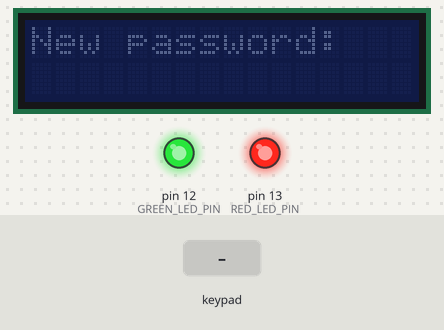
Simulated run of this program. Board: Arduino Uno, built with avr-gcc and run on an emulated ATmega328P. Parts: 16×2 character LCD, output pins drawn as LEDs (lit = HIGH). Wiring (from diagram.json): 4×4 keypad with keys 1 2 3 A 4 5 6 B 7 8 9 C * 0 # D: rows pin 7, pin 6, pin 5, pin 4; columns pin 3, pin 2, pin 1, pin 0; PCF8574 port expander at I2C address 0x27. The test bench sets the inputs (shaded band).

Above: at 0.8 s.
0.9 s: keypad keys 7 6 5 4 # pressed 0.4 s apart
At 3.9 s:
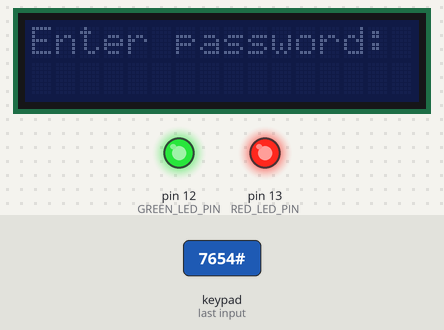
4.4 s: key '#' pressed
At 5.0 s:
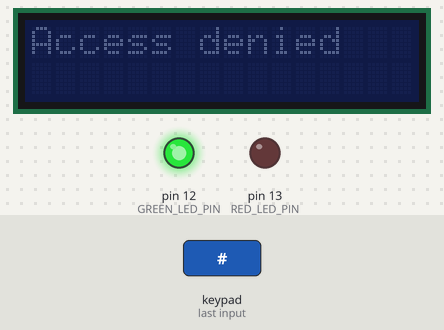
7.4 s: keypad keys 7 6 5 4 * pressed 0.4 s apart
At 9.4 s:
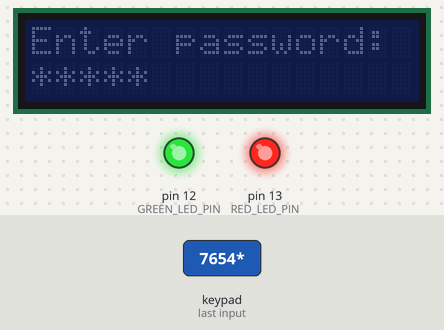
10.9 s: keypad keys 7 6 5 4 A pressed 0.4 s apart
At 13.1 s:
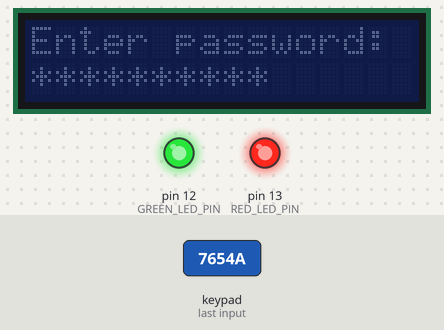
14.4 s: key '1' pressed
At 15.6 s:
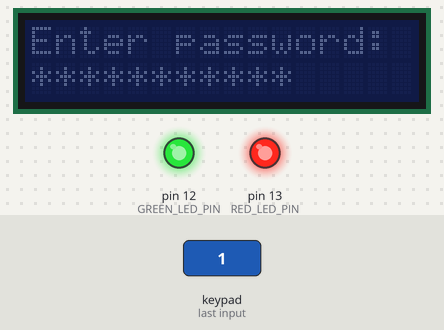
15.9 s: keypad keys 7 6 5 4 D pressed 0.4 s apart
At 18.2 s:
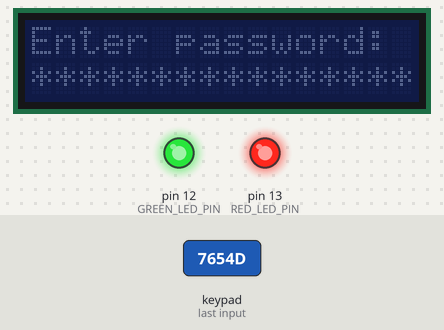
Timing chart, 0 to 19.7 s (numbered marks = the images above; inputs shaded):
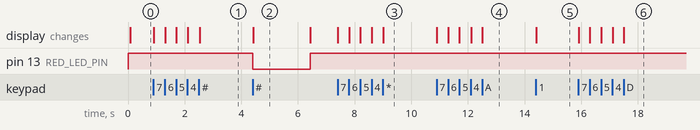

Measured:
- after the input at 0.9 s, the display: first changes at once (image 1 shows a later state)
- after the input at 4.4 s, pin 13 (RED_LED_PIN): HIGH → LOW at once, → HIGH 2.0 s later; the display: changes at once (image 2)
- after the input at 7.4 s, the display: first changes at once (image 3 shows a later state)
- after the input at 10.9 s, the display: first changes at once (image 4 shows a later state)
- after the input at 14.4 s, the display: changes at once (image 5)
- after the input at 15.9 s, the display: first changes at once (image 6 shows a later state)
- what the display in image 2 shows lasts 2.0 s, from 4.4 s to 6.4 s

The program:

main.cpp
```cpp
#define GREEN_LED_PIN 12
#define RED_LED_PIN 13

#define LCD_ADDRESS 0x27
#define LCD_COLUMNS 16
#define LCD_ROWS 2

#define KEYPAD_ROWS 4
#define KEYPAD_COLS 4

#define MAX_TRIES 3

#include <Arduino.h>

#include "Keypad.h"
#include "Led.h"
#include "LCD.h"

int tries = 0;

char keyMap[KEYPAD_ROWS][KEYPAD_COLS] = {
    {'1', '2', '3', 'A'},
    {'4', '5', '6', 'B'},
    {'7', '8', '9', 'C'},
    {'*', '0', '#', 'D'}
};

byte rowPins[KEYPAD_ROWS] = {7, 6, 5, 4};
byte colPins[KEYPAD_COLS] = {3, 2, 1, 0};

Keypad keyPad = Keypad(
    makeKeymap(keyMap),
    rowPins,
    colPins,
    KEYPAD_ROWS,
    KEYPAD_COLS
);
Led greenLed = Led(GREEN_LED_PIN);
Led redLed = Led(RED_LED_PIN);

LCD lcd = LCD(LCD_ADDRESS, LCD_COLUMNS, LCD_ROWS);

// Max length of password is 16
String password = "";
String input = "";

// Set new password
void newPassword(){
    lcd.clear();
    lcd.print("New password:");
    lcd.setCursor(0, 1);

    greenLed.setPowerState(false);
    redLed.setPowerState(false);

    input = "";

    while(true){
        char key = keyPad.getKey();

        if(key){
            if(key == '#'){
                if(input.length() > 0){
                    password = input;
                    break;
                }
            }
            else if(input.length() < LCD_COLUMNS){
                input += key;
                lcd.print("*");
            }
        }
    }

    return;
}

// Reset the screen
void screenRst(){
    if(password == ""){
        newPassword();
    }

    lcd.clear();
    lcd.print("Enter password:");
    lcd.setCursor(0, 1);

    greenLed.setPowerState(false);
    redLed.setPowerState(false);

    input = "";

    return;
}

void askNewPassword(){
    lcd.clear();
    lcd.print("New pass? (0/1)");

    while(true){
        char key = keyPad.getKey();

        if(key){
            if(key == '0'){
                return;
            }
            else if(key == '1'){
                password = "";
                newPassword();
                return;
            }
        }
    }
}

void setup(){
    greenLed.setup();
    redLed.setup();
    lcd.begin();

    screenRst();
}

void loop(){
    char key = keyPad.getKey();

    if(tries >= MAX_TRIES){
        lcd.clear();
        lcd.print("Max tries");
        lcd.setCursor(0, 1);
        lcd.print("reached");
        for(;;);
        tries = 0;
    }

    if(key){
        if(key == '#'){
            lcd.clear();

            if(input == password){
                greenLed.setPowerState(true);
                tries = 0;
                lcd.print("Access granted");
                delay(2000);
                askNewPassword();
            }
            else{
                redLed.setPowerState(true);
                lcd.print("Access denied");
                tries++;
                delay(2000);
            }

            screenRst();
        }
        else if(input.length() < LCD_COLUMNS){
            input += key;
            lcd.print("*");
        }
    }
}
```
